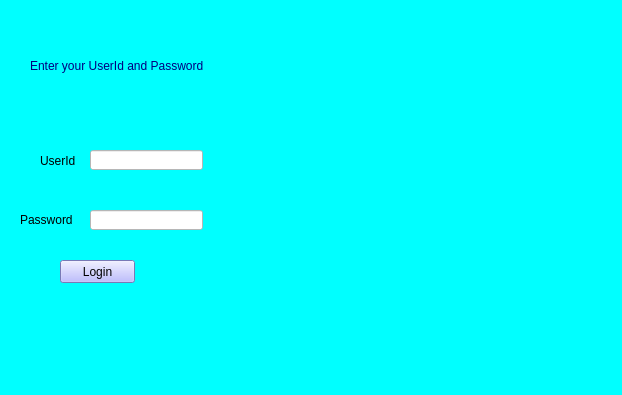
<?xml version="1.0" encoding="UTF-8"?>
<ui version="4.0">
 <class>Mlogin</class>
 <widget class="QFrame" name="Mlogin">
  <property name="geometry">
   <rect>
    <x>0</x>
    <y>0</y>
    <width>622</width>
    <height>395</height>
   </rect>
  </property>
  <property name="windowTitle">
   <string>Frame</string>
  </property>
  <property name="styleSheet">
   <string notr="true">
background-color: rgb(0, 255, 255);</string>
  </property>
  <widget class="QLabel" name="label">
   <property name="geometry">
    <rect>
     <x>40</x>
     <y>150</y>
     <width>51</width>
     <height>21</height>
    </rect>
   </property>
   <property name="styleSheet">
    <string notr="true">font: 75 11pt &quot;MS Shell Dlg 2&quot;;
background-color: rgb(0, 255, 255);</string>
   </property>
   <property name="text">
    <string>UserId</string>
   </property>
  </widget>
  <widget class="QLineEdit" name="txtid">
   <property name="geometry">
    <rect>
     <x>90</x>
     <y>150</y>
     <width>113</width>
     <height>20</height>
    </rect>
   </property>
   <property name="styleSheet">
    <string notr="true">
background-color: rgb(255, 255, 255);</string>
   </property>
  </widget>
  <widget class="QLabel" name="label_2">
   <property name="geometry">
    <rect>
     <x>20</x>
     <y>210</y>
     <width>61</width>
     <height>20</height>
    </rect>
   </property>
   <property name="styleSheet">
    <string notr="true">font: 75 11pt &quot;MS Shell Dlg 2&quot;;
background-color: rgb(0, 255, 255);</string>
   </property>
   <property name="text">
    <string>Password</string>
   </property>
  </widget>
  <widget class="QLineEdit" name="txtpass">
   <property name="geometry">
    <rect>
     <x>90</x>
     <y>210</y>
     <width>113</width>
     <height>20</height>
    </rect>
   </property>
   <property name="styleSheet">
    <string notr="true">background-color: rgb(255, 255, 255);</string>
   </property>
  </widget>
  <widget class="QPushButton" name="btnLogin">
   <property name="geometry">
    <rect>
     <x>60</x>
     <y>260</y>
     <width>75</width>
     <height>23</height>
    </rect>
   </property>
   <property name="styleSheet">
    <string notr="true">background-color: rgb(170, 170, 255);</string>
   </property>
   <property name="text">
    <string>Login</string>
   </property>
  </widget>
  <widget class="QLabel" name="lblimage">
   <property name="geometry">
    <rect>
     <x>220</x>
     <y>110</y>
     <width>371</width>
     <height>271</height>
    </rect>
   </property>
   <property name="text">
    <string/>
   </property>
  </widget>
  <widget class="QLabel" name="label_3">
   <property name="geometry">
    <rect>
     <x>30</x>
     <y>50</y>
     <width>351</width>
     <height>31</height>
    </rect>
   </property>
   <property name="styleSheet">
    <string notr="true">font: 14pt &quot;Zurich Ex BT&quot;;
color: rgb(0, 0, 127);</string>
   </property>
   <property name="text">
    <string>Enter your UserId and Password</string>
   </property>
  </widget>
 </widget>
 <resources/>
 <connections/>
</ui>
